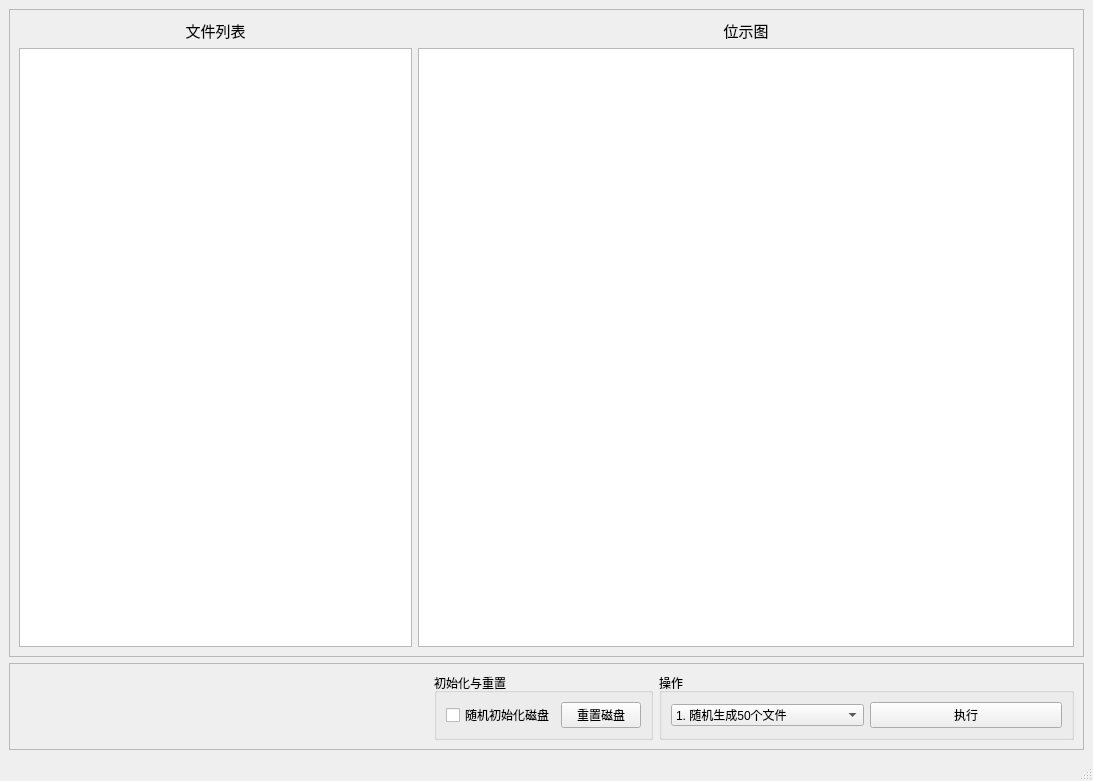
<?xml version="1.0" encoding="UTF-8"?>
<ui version="4.0">
 <class>MainWindow</class>
 <widget class="QMainWindow" name="MainWindow">
  <property name="geometry">
   <rect>
    <x>0</x>
    <y>0</y>
    <width>1093</width>
    <height>781</height>
   </rect>
  </property>
  <property name="windowTitle">
   <string>文件管理</string>
  </property>
  <widget class="QWidget" name="centralwidget">
   <layout class="QVBoxLayout" name="verticalLayout" stretch="0,0">
    <item>
     <widget class="QFrame" name="frame">
      <property name="frameShape">
       <enum>QFrame::StyledPanel</enum>
      </property>
      <property name="frameShadow">
       <enum>QFrame::Raised</enum>
      </property>
      <layout class="QGridLayout" name="gridLayout_3" columnstretch="3,5">
       <item row="0" column="0">
        <widget class="QLabel" name="label">
         <property name="font">
          <font>
           <family>Arial</family>
           <pointsize>11</pointsize>
          </font>
         </property>
         <property name="text">
          <string>文件列表</string>
         </property>
         <property name="alignment">
          <set>Qt::AlignCenter</set>
         </property>
        </widget>
       </item>
       <item row="0" column="1">
        <widget class="QLabel" name="label_2">
         <property name="font">
          <font>
           <family>Arial</family>
           <pointsize>11</pointsize>
          </font>
         </property>
         <property name="text">
          <string>位示图</string>
         </property>
         <property name="alignment">
          <set>Qt::AlignCenter</set>
         </property>
        </widget>
       </item>
       <item row="1" column="1">
        <widget class="QTableWidget" name="tableWidget_bitmap"/>
       </item>
       <item row="1" column="0">
        <widget class="QTableWidget" name="tableWidget_files"/>
       </item>
      </layout>
     </widget>
    </item>
    <item>
     <widget class="QFrame" name="frame_2">
      <property name="enabled">
       <bool>true</bool>
      </property>
      <property name="frameShape">
       <enum>QFrame::StyledPanel</enum>
      </property>
      <property name="frameShadow">
       <enum>QFrame::Raised</enum>
      </property>
      <layout class="QHBoxLayout" name="horizontalLayout" stretch="2,1,2">
       <item>
        <spacer name="horizontalSpacer">
         <property name="orientation">
          <enum>Qt::Horizontal</enum>
         </property>
         <property name="sizeHint" stdset="0">
          <size>
           <width>40</width>
           <height>20</height>
          </size>
         </property>
        </spacer>
       </item>
       <item>
        <widget class="QGroupBox" name="groupBox">
         <property name="title">
          <string>初始化与重置</string>
         </property>
         <layout class="QGridLayout" name="gridLayout">
          <item row="1" column="0">
           <widget class="QCheckBox" name="checkBox_randomset">
            <property name="text">
             <string>随机初始化磁盘</string>
            </property>
           </widget>
          </item>
          <item row="1" column="1">
           <widget class="QPushButton" name="pushButton_reset">
            <property name="text">
             <string>重置磁盘</string>
            </property>
           </widget>
          </item>
         </layout>
        </widget>
       </item>
       <item>
        <widget class="QGroupBox" name="groupBox_2">
         <property name="title">
          <string>操作</string>
         </property>
         <layout class="QGridLayout" name="gridLayout_2">
          <item row="1" column="0">
           <widget class="QComboBox" name="comboBox_op">
            <item>
             <property name="text">
              <string>1. 随机生成50个文件</string>
             </property>
            </item>
            <item>
             <property name="text">
              <string>2. 删除奇数个文件</string>
             </property>
            </item>
            <item>
             <property name="text">
              <string>3. 再新建5个文件</string>
             </property>
            </item>
           </widget>
          </item>
          <item row="1" column="1">
           <widget class="QPushButton" name="pushButton_run">
            <property name="text">
             <string>执行</string>
            </property>
           </widget>
          </item>
         </layout>
        </widget>
       </item>
      </layout>
     </widget>
    </item>
   </layout>
  </widget>
  <widget class="QMenuBar" name="menubar">
   <property name="geometry">
    <rect>
     <x>0</x>
     <y>0</y>
     <width>1093</width>
     <height>23</height>
    </rect>
   </property>
  </widget>
  <widget class="QStatusBar" name="statusbar"/>
 </widget>
 <resources/>
 <connections/>
</ui>
